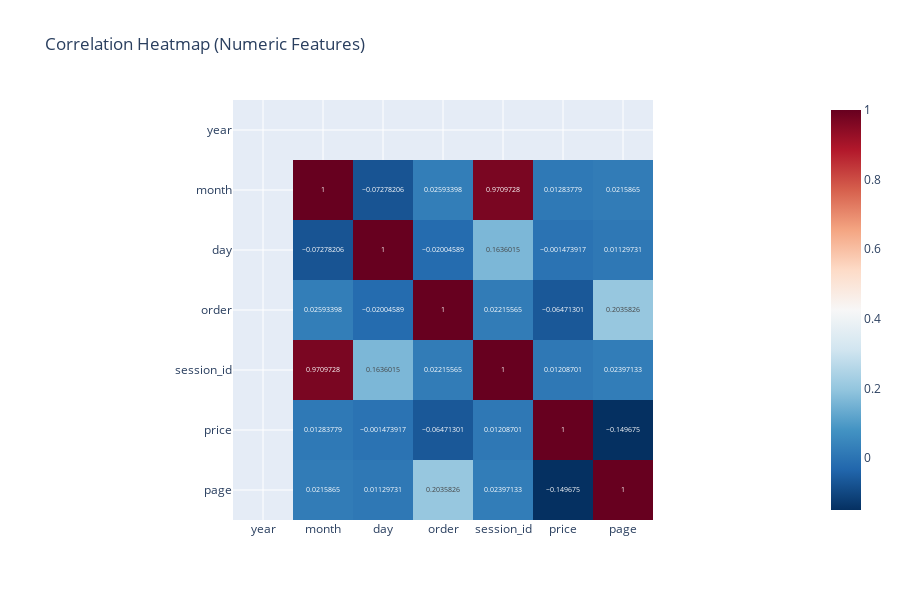

The notebook cell saved with this chart:
### Code cell
# Convert date-related columns to datetime for time-based EDA
df['date'] = pd.to_datetime(df[['year', 'month', 'day']])

# Add day_of_week and hour as derived time features
df['day_of_week'] = df['date'].dt.day_name()

# ----------- Plotly Heatmap for numeric correlation -----------
numeric_cols = df.select_dtypes(include=['int64', 'float64']).columns
corr_matrix = df[numeric_cols].corr()

fig = px.imshow(corr_matrix,
                text_auto=True,
                title="Correlation Heatmap (Numeric Features)",
                color_continuous_scale='RdBu_r')

fig.update_layout(
       width=900,  # Set the width in pixels
       height=600, # Set the height in pixels
   )
fig.show()

### Figure 1 — Plotly figure (JSON) as saved in the notebook; plotly's stock layout.template omitted (floating-point values rounded to 4 significant figures)
{"data": [{"coloraxis": "coloraxis", "hovertemplate": "x: %{x}<br>y: %{y}<br>color: %{z}<extra></extra>", "name": "0", "texttemplate": "%{z}", "type": "heatmap", "x": ["year", "month", "day", "order", "session_id", "price", "page"], "xaxis": "x", "y": ["year", "month", "day", "order", "session_id", "price", "page"], "yaxis": "y", "z": [[NaN, NaN, NaN, NaN, NaN, NaN, NaN], [NaN, 1.0, -0.07278, 0.02593, 0.971, 0.01284, 0.02159], [NaN, -0.07278, 1.0, -0.02005, 0.1636, -0.001474, 0.0113], [NaN, 0.02593, -0.02005, 1.0, 0.02216, -0.06471, 0.2036], [NaN, 0.971, 0.1636, 0.02216, 1.0, 0.01209, 0.02397], [NaN, 0.01284, -0.001474, -0.06471, 0.01209, 1.0, -0.1497], [NaN, 0.02159, 0.0113, 0.2036, 0.02397, -0.1497, 1.0]]}], "layout": {"coloraxis": {"colorscale": [[0, "rgb(5,48,97)"], [0.1, "rgb(33,102,172)"], [0.2, "rgb(67,147,195)"], [0.3, "rgb(146,197,222)"], [0.4, "rgb(209,229,240)"], [0.5, "rgb(247,247,247)"], [0.6, "rgb(253,219,199)"], [0.7, "rgb(244,165,130)"], [0.8, "rgb(214,96,77)"], [0.9, "rgb(178,24,43)"], [1, "rgb(103,0,31)"]]}, "height": 600, "title": {"text": "Correlation Heatmap (Numeric Features)"}, "width": 900, "xaxis": {"anchor": "y", "constrain": "domain", "domain": [0, 1], "scaleanchor": "y"}, "yaxis": {"anchor": "x", "autorange": "reversed", "constrain": "domain", "domain": [0, 1]}}}
